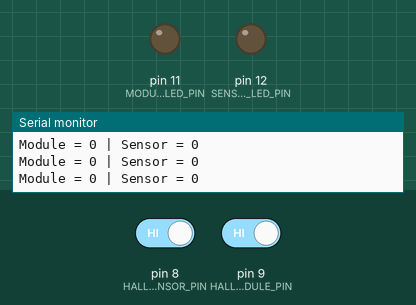
The program below on a simulated Arduino Uno, built with avr-gcc and run on an emulated ATmega328P. On the bench: output pins drawn as LEDs (lit = HIGH), the last lines printed to the serial monitor. The test bench sets the inputs (shaded band); at power-on: pin 8 (HALL_EFFECT_SENSOR_PIN) HIGH, pin 9 (HALL_EFFECT_MODULE_PIN) HIGH.

Above: at 1.4 s.
1.5 s: pin 8 (HALL_EFFECT_SENSOR_PIN) driven LOW
At 2.3 s:
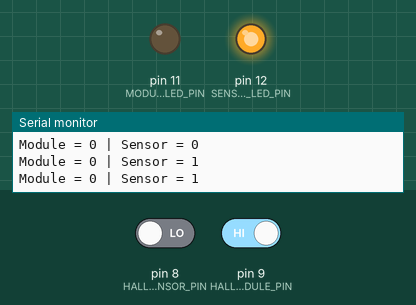
3.1 s: pin 9 (HALL_EFFECT_MODULE_PIN) driven LOW
At 4.5 s:
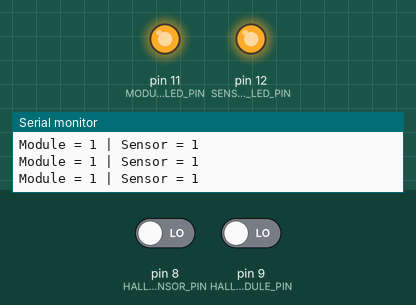
4.8 s: pin 8 (HALL_EFFECT_SENSOR_PIN) driven HIGH
At 6.1 s:
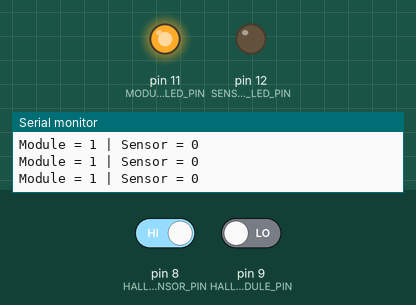
6.5 s: pin 9 (HALL_EFFECT_MODULE_PIN) driven HIGH
At 7.3 s:
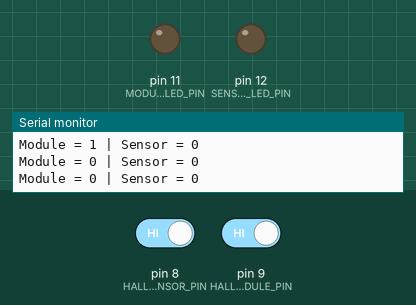
Timing chart, 0 to 9.1 s (numbered marks = the images above; inputs shaded):
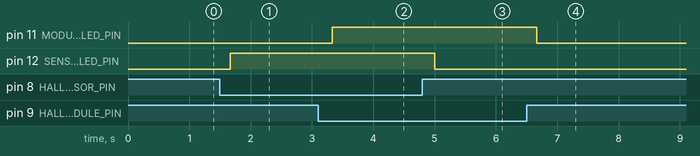

The program:

main.cpp
```cpp
// (licence header left out)
#include <Arduino.h>

// Pins connected to sensor pins
#define HALL_EFFECT_SENSOR_PIN 8
#define HALL_EFFECT_MODULE_PIN 9
// Pins connected to feedback LED
#define SENSOR_LED_PIN 12
#define MODULE_LED_PIN 11

void setup() {
  // Set pin modes
  pinMode(HALL_EFFECT_SENSOR_PIN, INPUT);
  pinMode(HALL_EFFECT_MODULE_PIN, INPUT);
  pinMode(SENSOR_LED_PIN, OUTPUT);
  pinMode(MODULE_LED_PIN, OUTPUT);
  // Switch off LEDs
  digitalWrite(SENSOR_LED_PIN, LOW);
  digitalWrite(MODULE_LED_PIN, LOW);
  Serial.begin(9600);
}

void loop() {
  // NOTE: Hall effect sensors output LOW when magnet sensed, HIGH when not
  // We flip reading to get HIGH when magnet sensed
  int sensorState = ! digitalRead(HALL_EFFECT_SENSOR_PIN);
  int moduleState = ! digitalRead(HALL_EFFECT_MODULE_PIN);
  Serial.print(F("Module = "));
  Serial.print(moduleState);
  Serial.print(F(" | Sensor = "));
  Serial.println(sensorState);
  digitalWrite(SENSOR_LED_PIN, sensorState);
  digitalWrite(MODULE_LED_PIN, moduleState);
  delay(333);
}
```

Measured:
- after the input at 1.5 s, pin 12 (SENSOR_LED_PIN): LOW → HIGH after 0.17 s
- after the input at 3.1 s, pin 11 (MODULE_LED_PIN): LOW → HIGH after 0.23 s
- after the input at 4.8 s, pin 12 (SENSOR_LED_PIN): HIGH → LOW after 0.20 s
- after the input at 6.5 s, pin 11 (MODULE_LED_PIN): HIGH → LOW after 0.17 s
